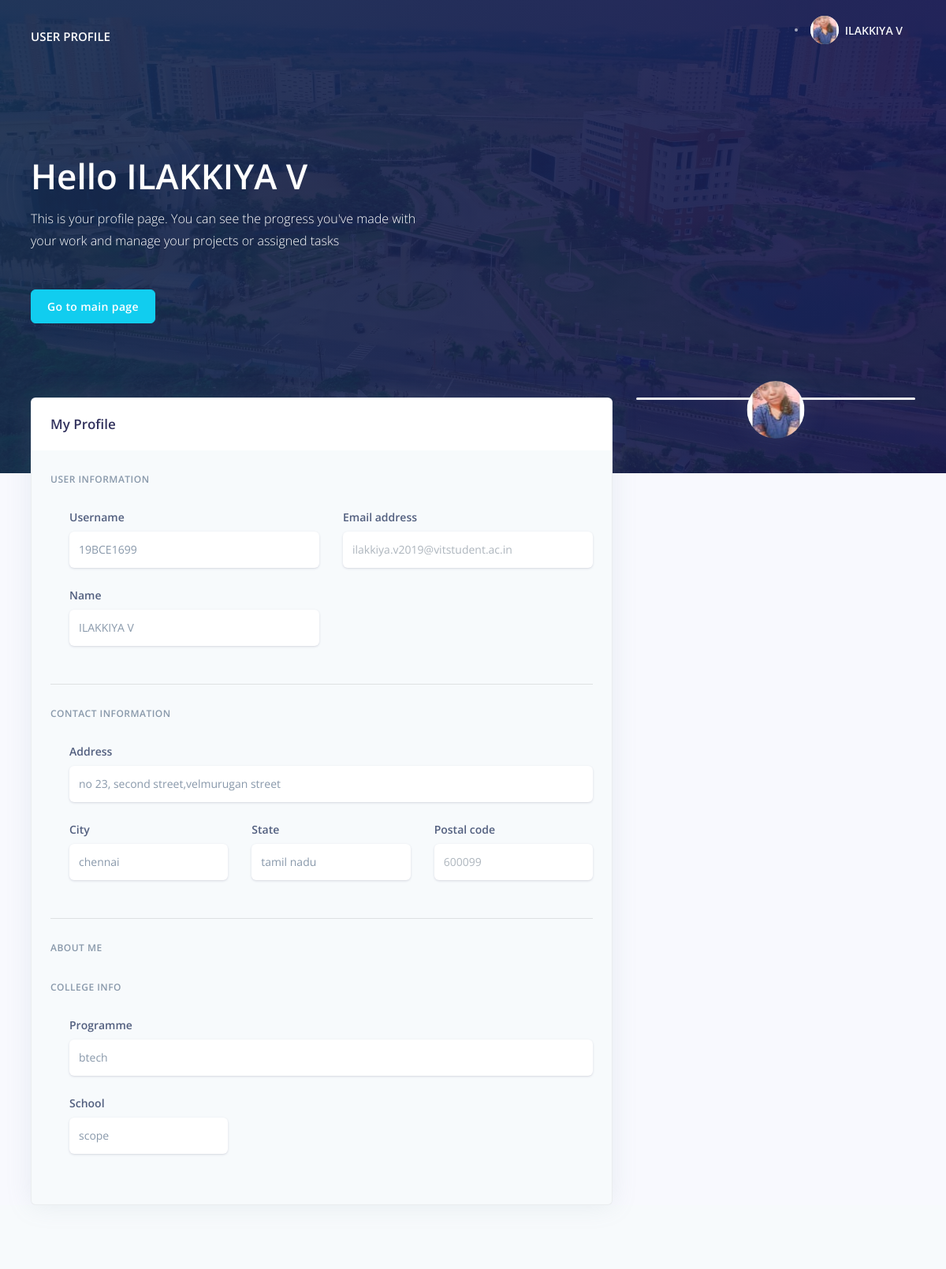
/profile.php (signed in), run on the app's committed database.
### tables this page shows
CREATE TABLE IF NOT EXISTS `stud_prof` (
  `regno` varchar(50) NOT NULL,
  `password` varchar(50) NOT NULL,
  `name` varchar(100) NOT NULL,
  `image` varchar(100) NOT NULL,
  `phone` varchar(15) NOT NULL,
  `programme` varchar(50) NOT NULL,
  `school` varchar(20) NOT NULL,
  `email` varchar(200) NOT NULL,
  `address` text NOT NULL,
  `city` varchar(50) NOT NULL,
  `state` varchar(50) NOT NULL,
  `postal` int(11) NOT NULL,
  PRIMARY KEY (`regno`)
);

### includes/profile.php (called while the page is built, shortened)
<?php
include('config/config.php');
$sql = "SELECT * FROM stud_prof WHERE regno = '" . $_SESSION['regno'] . "'";
$result = mysqli_query($db,$sql);
while($row = mysqli_fetch_array($result)){
$reg = $row['regno'];
$name = $row['name'];
$img = $row['image'];
$email = $row['email'];
$programme = $row['programme'];
$school = $row['school'];
$addr = $row['address'];
$city = $row['city'];
$state = $row['state'];
$postal = $row['postal'];
}
			?>

### profile.php (the view, shortened to what this page needs)
<?php include('includes\profile.php'); ?>
 <link rel="stylesheet" href="assets/css/profile.css">
<body>
  <div class="main-content">
    <nav class="navbar navbar-top navbar-expand-md navbar-dark" id="navbar-main">
      <div class="container-fluid">
        <a class="h4 mb-0 text-white text-uppercase d-none d-lg-inline-block" href="welcome.php" >User profile</a>
        <form class="navbar-search navbar-search-dark form-inline mr-3 d-none d-md-flex ml-lg-auto">
          <div class="form-group mb-0">
            <div class="input-group input-group-alternative">
          </div>
        </form>
        <ul class="navbar-nav align-items-center d-none d-md-flex">
          <li class="nav-item dropdown">
            <a class="nav-link pr-0" href="#" role="button" data-toggle="dropdown" aria-haspopup="true" aria-expanded="false">
              <div class="media align-items-center">
                <span class="avatar avatar-sm rounded-circle">
                  <img alt="Image placeholder" src="assets/img/gallery/<?php echo $img; ?>">
                </span>
                <div class="media-body ml-2 d-none d-lg-block">
                  <span class="mb-0 text-sm  font-weight-bold"><?php echo "$name";?></span>
                </div>
              </div>
            </a>
          </li>
        </ul>
      </div>
    </nav>
    <div class="header pb-8 pt-5 pt-lg-8 d-flex align-items-center" style="min-height: 600px; background-image: url(assets/img/gallery/campus.jpg); background-size: cover; background-position: center top;">
      <span class="mask bg-gradient-default opacity-8"></span>
      <div class="container-fluid d-flex align-items-center">
        <div class="row">
          <div class="col-lg-7 col-md-10">
            <h1 class="display-2 text-white">Hello <?php echo "$name";?></h1>
            <p class="text-white mt-0 mb-5">This is your profile page. You can see the progress you've made with your work and manage your projects or assigned tasks</p>
            <a href="welcome.php" class="btn btn-info">Go to main page</a>
          </div>
        </div>
      </div>
    </div>
    <div class="container-fluid mt--7">
      <div class="row">
        <div class="col-xl-4 order-xl-2 mb-5 mb-xl-0">
          <div class="card card-profile shadow">
            <div class="row justify-content-center">
              <div class="col-lg-3 order-lg-2">
                <div class="card-profile-image">
                  <a href="#">
                    <img src="assets/img/gallery/<?php echo $img; ?>" class="rounded-circle">
                  </a>
                </div>
              </div>
            </div>
          </div>
        </div>
        <div class="col-xl-8 order-xl-1">
          <div class="card bg-secondary shadow">
            <div class="card-header bg-white border-0">
              <div class="row align-items-center">
                <div class="col-8">
                  <h3 class="mb-0">My Profile</h3>
                </div>
              </div>
            </div>
            <div class="card-body">
              <form>
                <h6 class="heading-small text-muted mb-4">User information</h6>
                <div class="pl-lg-4">
                  <div class="row">
                    <div class="col-lg-6">
                      <div class="form-group focused">
                        <label class="form-control-label" for="input-username">Username</label>
                        <input type="text" id="input-username" class="form-control form-control-alternative" placeholder="<?php echo "$reg";?>" value="<?php echo "$reg";?>">
                      </div>
                    </div>
                    <div class="col-lg-6">
                      <div class="form-group">
                        <label class="form-control-label" for="input-email">Email address</label>
                        <input type="email" id="input-email" class="form-control form-control-alternative" placeholder="<?php echo "$email";?>">
                      </div>
                    </div>
                  </div>
                  <div class="row">
                    <div class="col-lg-6">
                      <div class="form-group focused">
                        <label class="form-control-label" for="input-last-name">Name</label>
                        <input type="text" id="input-last-name" class="form-control form-control-alternative" placeholder="Last name" value="<?php echo "$name";?>">
                      </div>
                    </div>
                  </div>
                </div>
                <hr class="my-4">
                <h6 class="heading-small text-muted mb-4">Contact information</h6>
                <div class="pl-lg-4">
                  <div class="row">
                    <div class="col-md-12">
                      <div class="form-group focused">
                        <label class="form-control-label" for="input-address">Address</label>
                        <input id="input-address" class="form-control form-control-alternative" placeholder="Home Address" value="<?php echo "$addr"; ?>" type="text">
                      </div>
                    </div>
                  </div>
                  <div class="row">
                    <div class="col-lg-4">
                      <div class="form-group focused">
                        <label class="form-control-label" for="input-city">City</label>
                        <input type="text" id="input-city" class="form-control form-control-alternative" placeholder="City" value="<?php echo "$city";?>">
                      </div>
                    </div>
                    <div class="col-lg-4">
                      <div class="form-group focused">
                        <label class="form-control-label" for="input-country">State</label>
                        <input type="text" id="input-country" class="form-control form-control-alternative" placeholder="Country" value="<?php echo"$state";?>">
                      </div>
                    </div>
                    <div class="col-lg-4">
                      <div class="form-group">
                        <label class="form-control-label" for="input-country">Postal code</label>
                        <input type="text" id="input-postal-code" class="form-control form-control-alternative" placeholder="<?php echo"$postal";?>">
                      </div>
                    </div>
                  </div>
                </div>
                <hr class="my-4">
                <h6 class="heading-small text-muted mb-4">About me</h6>
                 <h6 class="heading-small text-muted mb-4">college info</h6>
                <div class="pl-lg-4">
                  <div class="row">
                    <div class="col-md-12">
                      <div class="form-group focused">
                        <label class="form-control-label" for="input-address">Programme</label>
                        <input id="input-address" class="form-control form-control-alternative" placeholder="Home Address" value="<?php echo "$programme"; ?>" type="text">
                      </div>
                    </div>
                  </div>
                  <div class="row">
                    <div class="col-lg-4">
                      <div class="form-group focused">
                        <label class="form-control-label" for="input-city">School</label>
                        <input type="text" id="input-city" class="form-control form-control-alternative" placeholder="City" value="<?php echo "$school";?>">
                      </div>
                    </div>
                    </div>
                  </div>
                </div>
            </div>
          </div>
        </div>
      </div>
    </div>
  <footer class="footer">
    <div class="row align-items-center justify-content-xl-between">
      <div class="col-xl-6 m-auto text-center">
      </div>
    </div>
  </footer>
</body>

### data on the page
stud_prof: image (picture), name "ILAKKIYA V", regno "19BCE1699", email "ilakkiya.v2019@vitstudent.ac.in", address "no 23, second street,velmurugan street", city "chennai", state "tamil nadu", postal "600099", programme "btech", school "scope"
